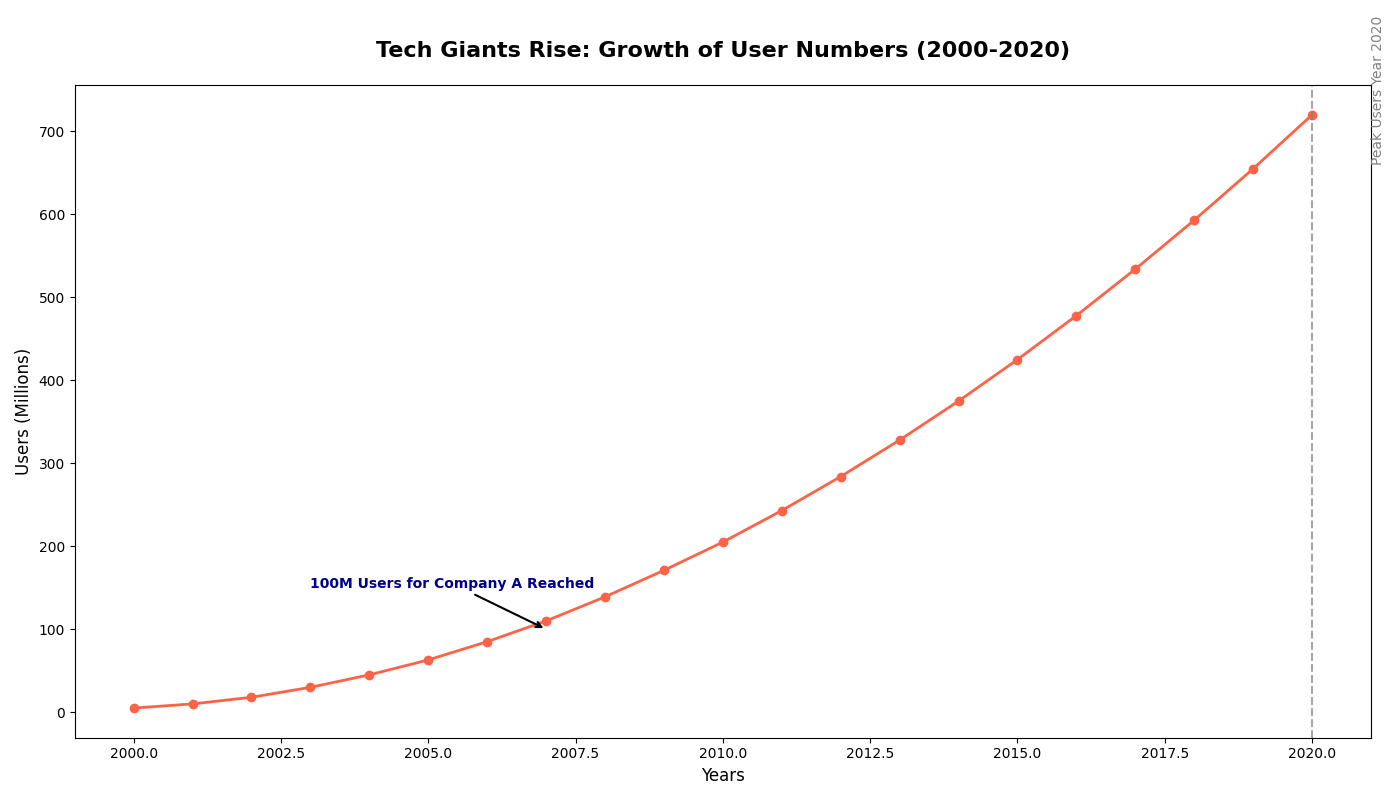

The script that drew this image:
import matplotlib.pyplot as plt
import numpy as np

years = np.arange(2000, 2021)
company_a_users = np.array([5, 10, 18, 30, 45, 63, 85, 110, 139, 171, 205, 243, 284, 328, 375, 425, 478, 534, 593, 655, 720])

fig, ax1 = plt.subplots(figsize=(14, 8))

ax1.plot(years, company_a_users, marker='o', linestyle='-', color='tomato', linewidth=2, markersize=6)

ax1.annotate('100M Users for Company A Reached', xy=(2007, 100), xytext=(2003, 150),
             arrowprops=dict(facecolor='black', arrowstyle='->', lw=1.5),
             fontsize=10, fontweight='bold', color='darkblue')

ax1.axvline(x=2020, color='gray', linestyle='--', linewidth=1.5, alpha=0.7)
ax1.text(2021, 750, 'Peak Users Year 2020', rotation=90, verticalalignment='center', fontsize=10, color='gray')

ax1.set_title("Tech Giants Rise: Growth of User Numbers (2000-2020)", fontsize=16, fontweight='bold', pad=20)
ax1.set_xlabel("Years", fontsize=12)
ax1.set_ylabel("Users (Millions)", fontsize=12)

plt.tight_layout()
plt.show()
